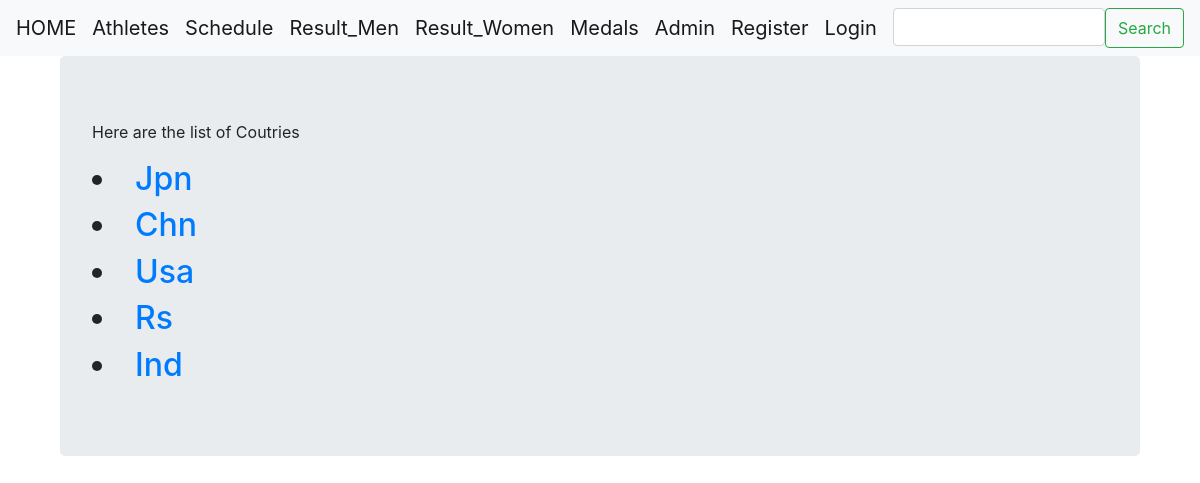
/sangarsh/medals/, run on an earlier commit of the app's database.
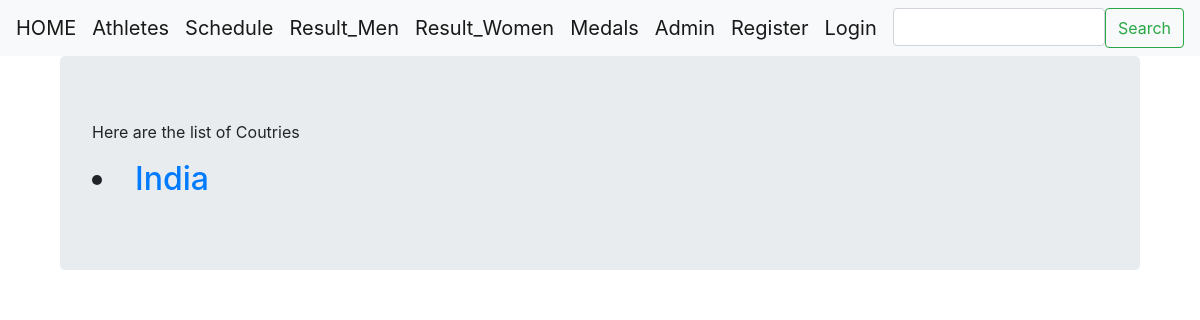
And on a later commit of the database.
### basic_app/models.py (models this page shows, shortened)
class Medals(models.Model):
    INDIA = 'India'
    JAPAN = 'Japan'
    CHINA = 'China'
    USA = 'Usa'
    RUSSIA = 'Russia'
    COUNTRY_CHOICES = [
        (INDIA,"India"),
        (JAPAN,"Japan"),
        (CHINA,"China"),
        (USA,"Usa"),
        (RUSSIA,"Russia")
    ]
    country = models.CharField(max_length = 32,choices = COUNTRY_CHOICES,null=False, blank=False,default='',unique=True)
    gold_medal = models.PositiveIntegerField(default=0)
    silver_medal = models.PositiveIntegerField(default=0)
    bronze_medal = models.PositiveIntegerField(default=0)
    total_medals = models.PositiveIntegerField(default=0)
    class Meta:
        ordering = ['gold_medal','silver_medal','bronze_medal','total_medals']

### basic_app/views.py (the view)
# urls.py: path('medals/',views.MedalsListView.as_view(),name = "medals"),
class MedalsListView(ListView):
    context_object_name = 'medals'
    model = models.Medals
    paginate_by = 5
    template_name = 'basic_app/medals.html'

### templates/basic_app/medals.html (shortened to what this page needs)
{% extends "basic_app/base.html" %}
{% load static %}
{% block body_block %}
  <div class="container">
    <div class="jumbotron">
      <p> Here are the list of Coutries<p>
        {% for s in medals %}
          <h2><li><a href="{{ s.id }}">{{s.country}}</a></li></h2>
        {% endfor %}
    </div>
  </div>
{% endblock %}

### templates/basic_app/base.html (shortened to what this page needs)
<!DOCTYPE html>
<html>
  <head>
    <link rel="stylesheet" href="https://stackpath.bootstrapcdn.com/bootstrap/4.1.3/css/bootstrap.min.css"
>
  </head>
  <body>
    <nav class="navbar navbar-expand-lg navbar-light bg-light">
      <div class="navbar-nav">
        <a class="navbar-brand" href="{% url 'index' %}">HOME</a>
        <a class="navbar-brand" href="{% url 'basic_app:list' %}">Athletes</a>
        <a class="navbar-brand" href="{% url 'basic_app:schedule' %}">Schedule</a>
        <a class="navbar-brand" href="{% url 'basic_app:result_men' %}">Result_Men</a>
        <a class="navbar-brand" href="{% url 'basic_app:result_women' %}">Result_Women</a>
        <a class="navbar-brand" href="{% url 'basic_app:medals' %}">Medals</a>
        {% if not user.is_authenticated %}
        <a class="navbar-brand" href="{% url 'admin:index' %}">Admin</a>
        {% endif %}
        {% if not user.is_authenticated %}
        <a class="navbar-brand" href="{% url 'basic_app:register' %}">Register</a>
        {% endif %}
        {% if user.is_authenticated %}
        <a class="navbar-brand" href="{% url 'logout' %}">Logout</a>
        {% else %}
        <a class="navbar-brand" href="{% url 'basic_app:user_login' %}">Login</a>
        {% endif %}
        <form class="d-flex" method="POST"action="{% url 'basic_app:search' %}">
          <input class="form-control me-2" type = "search" palceholder = "search"arial-label="search" name="search">
          <button class="btn btn-outline-success"type="submit">Search</button>
        </form>
    </nav>
    <div class="container">
    {% block body_block %}
    {% endblock %}
    </div>
  </body>
</html>

What changed in the data, as far as the page shows it:
removed Medals: country "Jpn"
removed Medals: country "Chn"
removed Medals: country "Usa"
removed Medals: country "Rs"
removed Medals: country "Ind"
added Medals: country "India"
